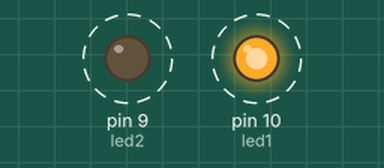
Simulated run of this sketch. Board: Arduino Uno, built with avr-gcc and run on an emulated ATmega328P. Parts: output pins drawn as LEDs (lit = HIGH). Dashed ring = blinking.

Above: at 0.2 s.
Timing chart, 0 to 3.0 s (numbered marks = the images above):
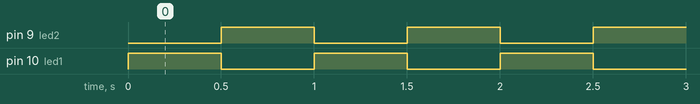

The sketch:

saida-de-veiculos.ino
```cpp
/*
  Indicador de saida de veiculos
  JATIC 22/10/2016 - Arduino na prática
  Autor: Genilson Medeiros
*/

const int led1 = 10;
const int led2 = 9;
const int seconds = 500;

void setup() {
  pinMode(led1, OUTPUT);
  pinMode(led2, OUTPUT);
}

void loop() {
  blinkLed();
}

void blinkLed(){

  digitalWrite(led1, HIGH);
  digitalWrite(led2, LOW);
  delay(seconds);

  digitalWrite(led2, HIGH);
  digitalWrite(led1, LOW);
  delay(seconds);
}
```

Measured:
- by itself, pin 9 (led2), pin 10 (led1): alternates HIGH for 0.50 s and LOW for 0.50 s
